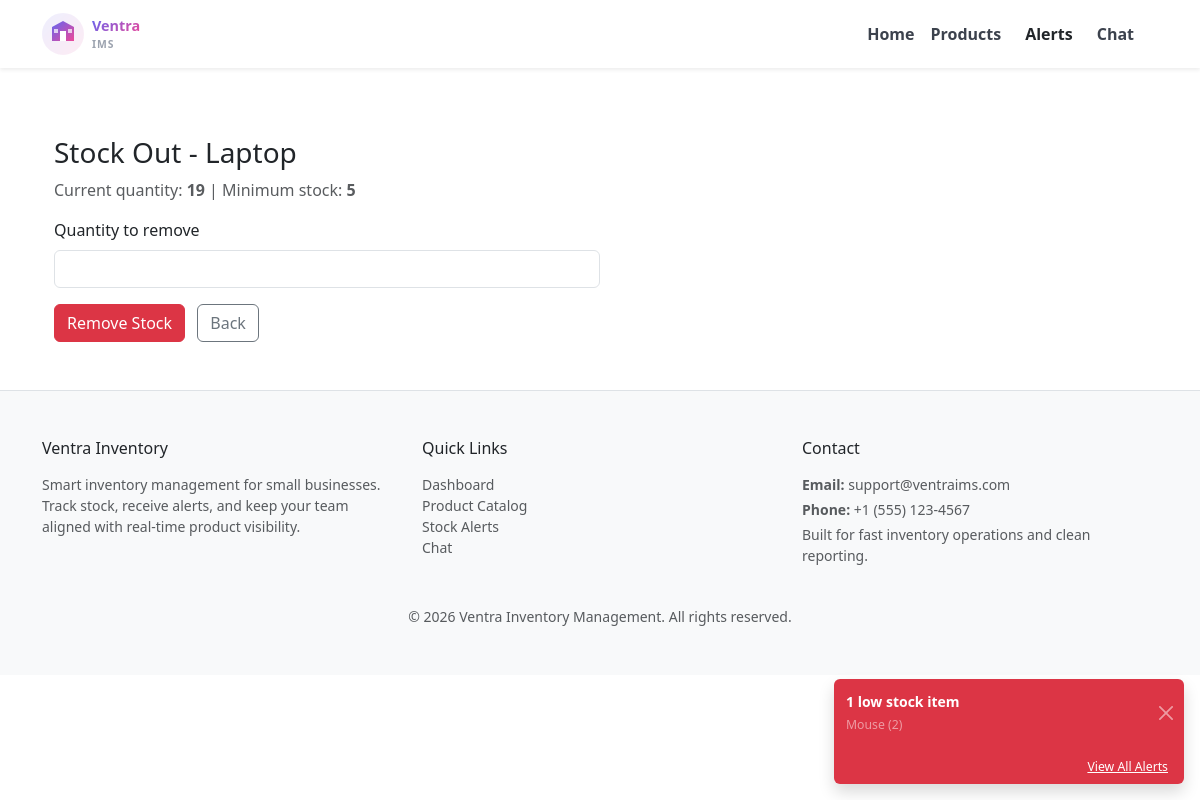
Page /stock-out/1/ on the committed database.
### wareflow/models.py (models this page shows, shortened)
class Product(models.Model):
    name=models.CharField(max_length=100)
    category=models.CharField(max_length=100)
    price=models.FloatField()
    quantity=models.IntegerField()
    image=models.ImageField(upload_to='products/' , blank=True, null=True)
    minimum_stock=models.IntegerField(default=5)

### wareflow/views.py (the view, shortened to what this page needs)
def stock_out(request, pk):
    product = get_object_or_404(Product, pk=pk)
    low_stock_products = Product.objects.filter(quantity__lte=F('minimum_stock'))
    return render(request,
                  'stock_out.html',
                  {'product': product, 'low_stock_products': low_stock_products})

### templates/stock_out.html (shortened to what this page needs)
{% extends 'base.html' %}
{% block content %}
<div class="container mt-4">
    <h3>Stock Out - {{ product.name }}</h3>
    <p class="text-muted">Current quantity: <strong>{{ product.quantity }}</strong> | Minimum stock: <strong>{{ product.minimum_stock }}</strong></p>
    <form method="post" class="w-50">
        <div class="mb-3">
            <label for="quantity" class="form-label">Quantity to remove</label>
            <input type="number" name="quantity" id="quantity" class="form-control" min="1" max="{{ product.quantity }}" required>
        </div>
        <button type="submit" class="btn btn-danger">Remove Stock</button>
        <a href="{% url 'product_list' %}" class="btn btn-outline-secondary ms-2">Back</a>
    </form>
</div>
{% endblock %}

### templates/base.html (shortened to what this page needs)
<!DOCTYPE html>
<html>
<head>
          {% load static %}
<link rel="stylesheet" href="{% static 'css/style.css' %}">
<link href="https://cdn.jsdelivr.net/npm/bootstrap@5.3.3/dist/css/bootstrap.min.css"
    rel="stylesheet">
<link rel="stylesheet" href="https://cdnjs.cloudflare.com/ajax/libs/font-awesome/6.5.0/css/all.min.css">
</head>
<body>
<nav class="navbar navbar-expand-lg navbar-light bg-white shadow-sm">
    <div class="container">
        <a class="navbar-brand fw-bold text-dark d-flex align-items-center gap-2" href="{% url 'dashboard' %}">
            <div>
                <div style="font-size: 0.9rem; font-weight: 700; background: linear-gradient(135deg, #6366f1, #ec4899); -webkit-background-clip: text; -webkit-text-fill-color: transparent; background-clip: text;">Ventra</div>
                <div style="font-size: 0.65rem; letter-spacing: 1px; color: #9ca3af; font-weight: 600;">IMS</div>
            </div>
        </a>
        <div class="collapse navbar-collapse" id="mainNav">
            <ul class="navbar-nav ms-auto align-items-center">
                <li class="nav-item">
                    <a class="nav-link" href="{% url 'dashboard' %}">Home</a>
                </li>
                <li class="nav-item">
                    <a class="nav-link" href="{% url 'product_list' %}">Products</a>
                </li>
                <li class="nav-item">
                    <a class="nav-link btn btn-warning text-dark ms-2" href="{% url 'alerts' %}">Alerts</a>
                </li>
                <li class="nav-item ms-2">
                    <a class="nav-link" href="{% url 'chat' %}">Chat</a>
                </li>
            </ul>
        </div>
    </div>
</nav>
<main class="container my-4">
    {% block content %}
    {% endblock %}
</main>
{% if low_stock_products|length > 0 %}
<div class="position-fixed bottom-0 end-0 p-3" style="z-index:1080;">
    <div id="stockToast" class="toast align-items-center text-bg-danger border-0" role="alert" aria-live="assertive" aria-atomic="true">
        <div class="d-flex">
            <div class="toast-body">
                <strong>{{ low_stock_products.count }} low stock item{% if low_stock_products.count > 1 %}s{% endif %}</strong>
                <div class="small mt-1 text-white-50">
                    {% for p in low_stock_products|slice:":4" %}
                        {{ p.name }} ({{ p.quantity }}){% if not forloop.last %}, {% endif %}
                    {% endfor %}
                </div>
            </div>
            <button type="button" class="btn-close btn-close-white me-2 m-auto" data-bs-dismiss="toast" aria-label="Close"></button>
        </div>
        <div class="p-2 text-end bg-transparent">
            <a href="{% url 'alerts' %}" class="text-white small text-decoration-underline me-2">View All Alerts</a>
        </div>
    </div>
</div>
{% endif %}
<footer class="mt-5 py-5 bg-light border-top">
    <div class="container">
        <div class="row gy-4">
            <div class="col-md-4">
                <h6 class="mb-3">Ventra Inventory</h6>
                <p class="text-muted small">Smart inventory management for small businesses. Track stock, receive alerts, and keep your team aligned with real-time product visibility.</p>
            </div>
            <div class="col-md-4">
                <h6 class="mb-3">Quick Links</h6>
                <ul class="list-unstyled small mb-0">
                    <li><a class="text-muted text-decoration-none" href="{% url 'dashboard' %}">Dashboard</a></li>
                    <li><a class="text-muted text-decoration-none" href="{% url 'product_list' %}">Product Catalog</a></li>
                    <li><a class="text-muted text-decoration-none" href="{% url 'alerts' %}">Stock Alerts</a></li>
                    <li><a class="text-muted text-decoration-none" href="{% url 'chat' %}">Chat</a></li>
                </ul>
            </div>
            <div class="col-md-4">
                <h6 class="mb-3">Contact</h6>
                <p class="text-muted small mb-1"><strong>Email:</strong> support@ventraims.com</p>
                <p class="text-muted small mb-1"><strong>Phone:</strong> +1 (555) 123-4567</p>
                <p class="text-muted small">Built for fast inventory operations and clean reporting.</p>
            </div>
        </div>
        <div class="row mt-4">
            <div class="col-12 text-center text-muted small">© 2026 Ventra Inventory Management. All rights reserved.</div>
        </div>
    </div>
</footer>
</body>
</html>

### statics/css/style.css (style rules this page uses)
:root { --brand: #2563eb; --brand-600: #1d4ed8; --muted: #6b7280; --bg: #f5f7fb; --surface: #ffffff; --card-shadow: 0 8px 24px rgba(16,24,40,0.06); }
html, body { height: 100%; }
body { font-family: 'Inter', system-ui, -apple-system, 'Segoe UI', Roboto, 'Helvetica Neue', Arial, sans-serif; background: var(--bg); color: #0f1724; -webkit-font-smoothing: antialiased; -moz-osx-font-smoothing: grayscale; margin: 0; line-height: 1.6; }
main { flex: 1 1 auto; padding-top: 1.25rem; }
h1, h2, h3, h4, h5, h6 { margin: 0 0 0.5rem 0; color: #0b1220; }
footer { margin-top: auto; background: #f8f9fa; width: 100%; }
.container { max-width: 1180px; }
.navbar { font-weight: 600; }
.navbar .nav-link { color: rgba(11,19,32,0.8); }

### rows in the picture
Product: name "Laptop", quantity "19", minimum_stock "5"
Product: name "Mouse", quantity "2"

### other values in the picture
{{ low_stock_products.count }} "1"
